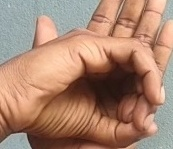
#> input picture prj03_sample_train/0/P1_0_2.jpg, 173 x 149 px; its folder holds only this picture in this run
$ python -i segmentation.py   (imports and definitions only)
#> lines starting #> are read from the running program, lines starting #| are printed output that depends on the picture; after the words box and inside, x2 and y2 are one past the last pixel; in counts of white or black regions, pixels touching at a corner belong together
import os
import numpy as np
from skimage import io
from skimage.transform import resize
from skimage.morphology import remove_small_objects, remove_small_holes, closing, disk
from scipy.ndimage import binary_fill_holes
import cv2
from concurrent.futures import ProcessPoolExecutor, as_completed
from tqdm import tqdm

# --- Folders (defined at module level) ---
# folder where the images post resizing are
#folder = "validation/"
output_folder = "segmented_images/"

folder = "val_sample/"


def segment_hand_skin(image):
    """skin color segmentation"""
    image_resized = resize(image, (275, 275), anti_aliasing=True)
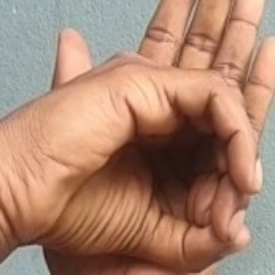
#> image_resized: shape (275, 275, 3) float64; mean R, G, B 0.672, 0.523, 0.441
    img_uint8 = (image_resized * 255).astype(np.uint8)

    hsv = cv2.cvtColor(img_uint8, cv2.COLOR_RGB2HSV)
#> hsv: shape (275, 275, 3); mean H, S, V 23.5, 100.6, 173.3
    ycrcb = cv2.cvtColor(img_uint8, cv2.COLOR_RGB2YCrCb)
#> ycrcb: shape (275, 275, 3); mean of channels 0, 1, 2 141.8, 148.7, 111.2

    lower_hsv = np.array([0, 20, 70], dtype=np.uint8)
    upper_hsv = np.array([20, 255, 255], dtype=np.uint8)
    mask_hsv = cv2.inRange(hsv, lower_hsv, upper_hsv)
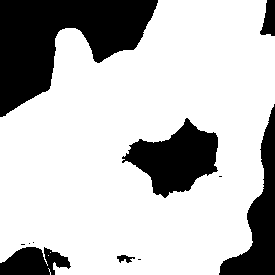
#> mask_hsv: shape (275, 275); 74.6% white; 11 black regions (5 under 20 px), largest, box (x1, y1, x2, y2) and area: (0, 0, 158, 117) 9715, (122, 118, 218, 198) 4171, (219, 104, 275, 275) 3444, (0, 247, 71, 275) 1413, (260, 0, 275, 36) 378, (117, 255, 135, 263) 81

    lower_ycrcb = np.array([0, 133, 77], dtype=np.uint8)
    upper_ycrcb = np.array([255, 173, 127], dtype=np.uint8)
    mask_ycrcb = cv2.inRange(ycrcb, lower_ycrcb, upper_ycrcb)
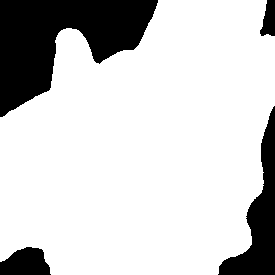
#> mask_ycrcb: shape (275, 275); 80.4% white; 4 black regions, box (x1, y1, x2, y2) and area: (0, 0, 158, 117) 9796, (218, 106, 275, 275) 3511, (0, 247, 51, 275) 1088, (260, 0, 275, 36) 392

    mask = cv2.bitwise_and(mask_hsv, mask_ycrcb)
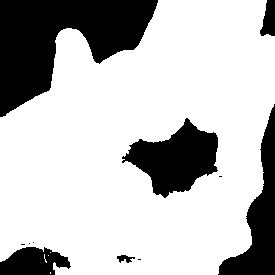
#> mask: shape (275, 275); 74.3% white; 11 black regions (5 under 20 px), largest, box (x1, y1, x2, y2) and area: (0, 0, 158, 117) 9802, (122, 118, 218, 198) 4171, (218, 104, 275, 275) 3516, (0, 247, 71, 275) 1444, (260, 0, 275, 36) 393, (117, 255, 135, 263) 81
    mask = mask.astype(bool)

    mask = closing(mask, disk(5))
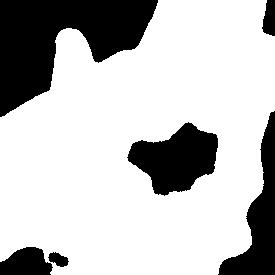
#> mask: shape (275, 275) bool; 74.9% white; 6 black regions, box (x1, y1, x2, y2) and area: (0, 0, 158, 117) 9792, (127, 122, 218, 196) 4054, (218, 111, 275, 275) 3492, (0, 247, 53, 275) 1118, (262, 0, 275, 36) 366, (48, 252, 69, 267) 196
    mask = binary_fill_holes(mask)
#> mask: shape (275, 275) bool; 80.5% white; 4 black regions, box (x1, y1, x2, y2) and area: (0, 0, 158, 117) 9792, (218, 111, 275, 275) 3492, (0, 247, 53, 275) 1118, (262, 0, 275, 36) 366
#> (the run stopped early here; a loop or call above may not have finished)

$ run again, on prj03_sample_train/0/P1_0_4.jpg
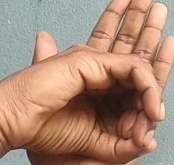
#> input picture prj03_sample_train/0/P1_0_4.jpg, 174 x 165 px
#> hsv: shape (275, 275, 3); mean H, S, V 27.2, 94.8, 174.9
#> ycrcb: shape (275, 275, 3); mean of channels 0, 1, 2 145, 146.9, 112.3
#> in segment_hand_skin, `mask_hsv = cv2.inRange(hsv, lower_hsv, upper_hsv)`:
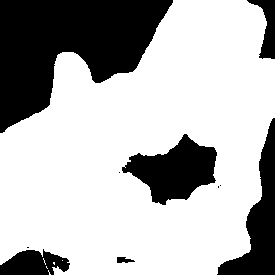
#> mask_hsv: shape (275, 275); 70.5% white; 10 black regions (4 under 20 px), largest, box (x1, y1, x2, y2) and area: (0, 0, 173, 133) 13119, (122, 134, 217, 205) 3699, (217, 118, 275, 275) 3359, (0, 249, 70, 275) 1278, (247, 0, 275, 59) 749, (117, 257, 135, 263) 74
#> mask_ycrcb: shape (275, 275); 75.8% white; 4 black regions, box (x1, y1, x2, y2) and area: (0, 0, 174, 133) 13201, (217, 117, 275, 275) 3423, (0, 250, 50, 275) 929, (247, 0, 275, 59) 775
#> in segment_hand_skin, `mask = binary_fill_holes(mask)`:
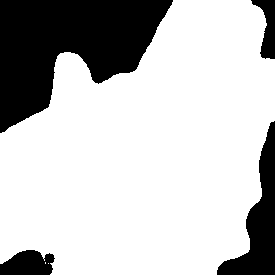
#> mask: shape (275, 275) bool; 75.7% white; 4 black regions, box (x1, y1, x2, y2) and area: (0, 0, 173, 133) 13194, (217, 121, 275, 275) 3405, (0, 250, 55, 275) 1061, (251, 0, 275, 59) 748

$ run again, on prj03_sample_train/0/P1_0_5.jpg
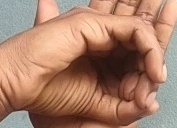
#> input picture prj03_sample_train/0/P1_0_5.jpg, 177 x 128 px
#> hsv: shape (275, 275, 3); mean H, S, V 19.5, 106.8, 171.3
#> ycrcb: shape (275, 275, 3); mean of channels 0, 1, 2 138, 150.5, 110.1
#> in segment_hand_skin, `mask_hsv = cv2.inRange(hsv, lower_hsv, upper_hsv)`:
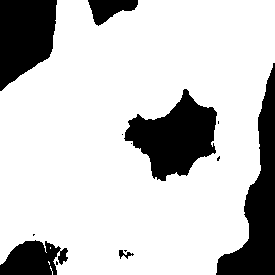
#> mask_hsv: shape (275, 275); 78.9% white; 13 black regions (7 under 20 px), largest, box (x1, y1, x2, y2) and area: (216, 63, 275, 275) 4798, (124, 89, 217, 181) 4727, (0, 0, 57, 91) 3909, (0, 240, 68, 275) 1681, (88, 0, 138, 26) 747, (119, 250, 134, 259) 60
#> mask_ycrcb: shape (275, 275); 85.5% white; 4 black regions, box (x1, y1, x2, y2) and area: (216, 61, 275, 275) 4880, (0, 0, 57, 91) 3944, (0, 241, 53, 275) 1346, (88, 0, 139, 26) 770
#> in segment_hand_skin, `mask = binary_fill_holes(mask)`:
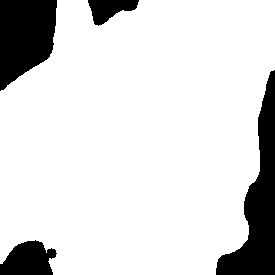
#> mask: shape (275, 275) bool; 85.4% white; 4 black regions, box (x1, y1, x2, y2) and area: (216, 70, 275, 275) 4851, (0, 0, 57, 91) 3941, (0, 240, 57, 275) 1442, (88, 0, 139, 26) 770
